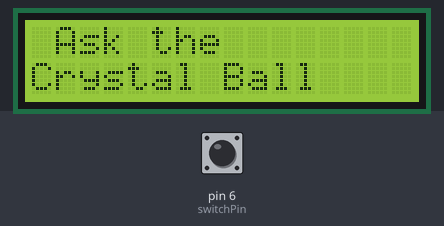
The sketch below on a simulated Arduino Uno, built with avr-gcc and run on an emulated ATmega328P. On the bench: 16×2 character LCD. The test bench sets the inputs (shaded band); at power-on: pin 6 (switchPin) LOW. Random numbers use the default seed unless the sketch sets one.

Above: at 1.2 s.
1.3 s: pin 6 (switchPin) pulled HIGH for 0.15 s
At 2.3 s:
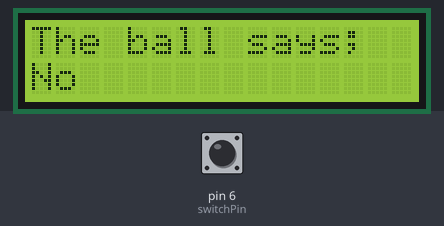
3.0 s: pin 6 (switchPin) pulled HIGH for 1 s
At 4.9 s:
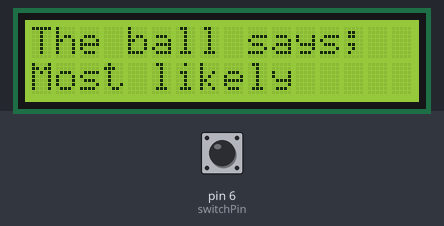
5.5 s: pin 6 (switchPin) pulsed HIGH 5 times (0.12 s each, 0.3 s apart)
At 7.5 s:
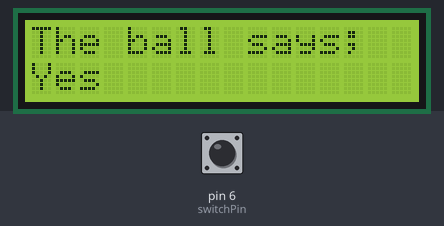
8.5 s: pin 6 (switchPin) pulled HIGH for 0.15 s
At 9.0 s:
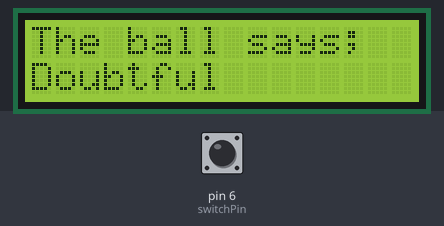
10.2 s: pin 6 (switchPin) pulled HIGH for 3.2 s
At 14.4 s:
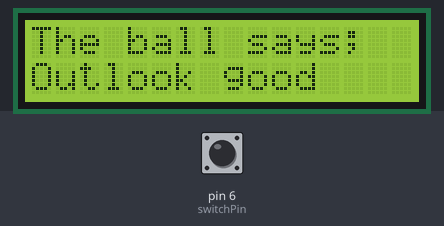
14.9 s: pin 6 (switchPin) pulled HIGH for 0.15 s
At 16.3 s:
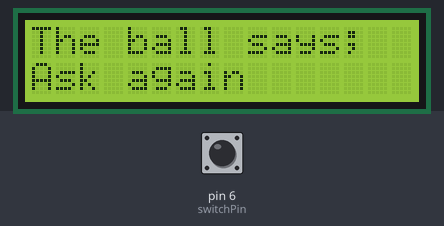
Timing chart, 0 to 17.6 s (numbered marks = the images above; inputs shaded):
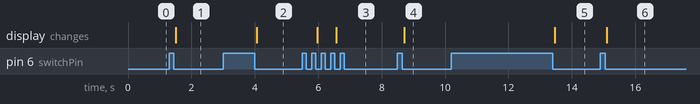

Measured:
- after the input at 1.3 s, the display: changes after 0.20 s (image 1)
- after the input at 3.0 s, the display: changes after 1.1 s (image 2)
- after the input at 5.5 s, the display: first changes after 0.48 s (image 3 shows a later state)
- after the input at 8.5 s, the display: changes after 0.21 s (image 4)
- after the input at 10.2 s, the display: changes after 3.3 s (image 5)
- after the input at 14.9 s, the display: changes after 0.21 s (image 6)

The sketch:

LiquidCrystal.ino
```cpp
#include<LiquidCrystal.h>
LiquidCrystal lcd( 12, 11, 5, 4, 3, 2);
const int switchPin = 6;
int switchState = 0;
int prevSwitchState = 0;
int reply;
void setup() {
  lcd.begin(16, 2);
  pinMode(switchPin, INPUT);

 lcd.print(" Ask the ");
 lcd.setCursor(0,1);
 lcd.print("Crystal Ball");

}

void loop() {
  switchState = digitalRead(switchPin);
  if(switchState != prevSwitchState){
    delay(50);
    if(switchState == LOW){
      reply = random(8);
      lcd.clear();
      lcd.setCursor(0, 0);
      lcd.print("The ball says; ");
      lcd.setCursor(0,1);
      switch(reply){
        case 0:
        lcd.print("Yes");
        break;
        case 1:
        lcd.print("Most likely");
        break;
        case 2:
        lcd.print("Certainly");
        break;
        case 3:
        lcd.print("Outlook good");
        break;
        case 4:
        lcd.print("Unsure");
        break;
        case 5:
        lcd.print("Ask again");
        break;
        case 6:
        lcd.print("Doubtful");
        break;
        case 7:
        lcd.print("No");
        break;

      }

    }
  }
    prevSwitchState = switchState;
}
```
